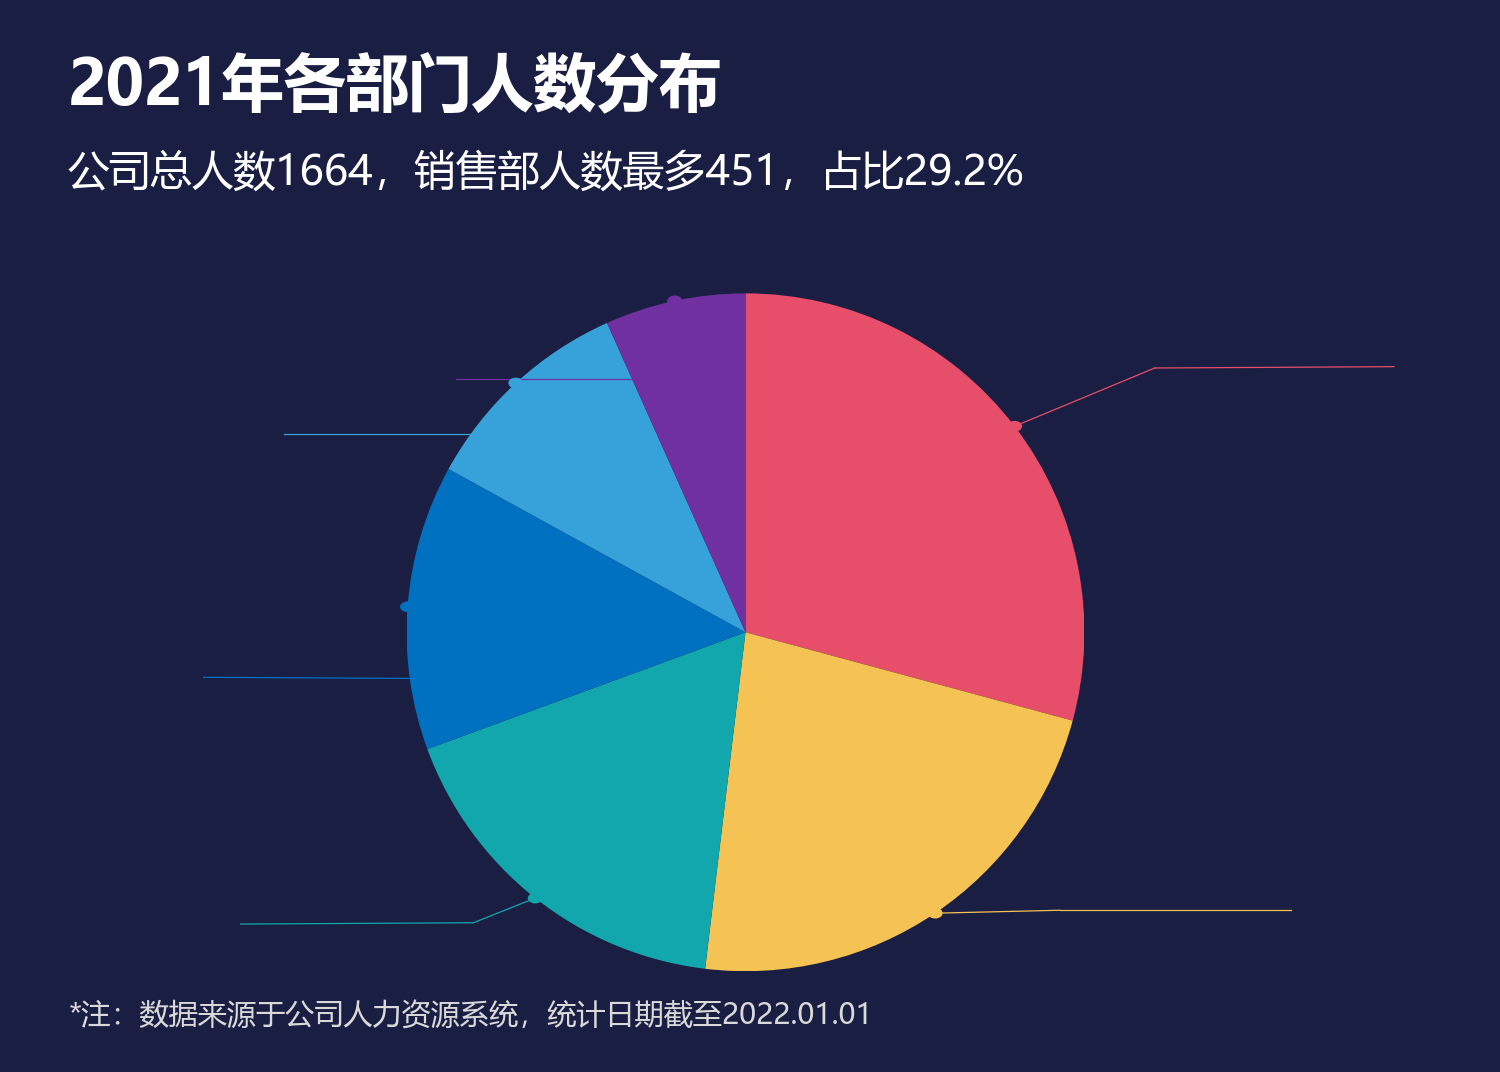

Write Python code to recreate this figure.
# -*- coding: utf-8 -*-
"""19 南丁格尔圆饼图 (依据 第二章 图表(后15).xlsx chart4.xml + drawing8.xml 精确复刻)

pieChart: 6 扇区普通饼图, 从12点顺时针. 正圆饼图(axes box英寸正方形).
有引出线(userShapes连接线) + 标题/副标题/注释文本框. 无数据标签文字.
"""
import matplotlib
matplotlib.use('Agg')
import matplotlib.pyplot as plt
import matplotlib.patches as mpatches
import matplotlib.lines as mlines
import numpy as np
import math

plt.rcParams['font.sans-serif'] = ['Microsoft YaHei', 'SimHei', 'Arial Unicode MS']
plt.rcParams['axes.unicode_minus'] = False

BG = '#1A1E43'
TXT = '#FFFFFF'
TXT_DIM = '#D9D9D9'

# 数据 (从12点顺时针)
data = [
    ('销售部', 0.292, '#E74E69'),
    ('采购部', 0.227, '#F5C353'),
    ('工程部', 0.175, '#11A7AD'),
    ('财务部', 0.136, '#0070C0'),
    ('行政部', 0.103, '#37A2DA'),
    ('人力部', 0.067, '#7030A0'),
]

# 引出线折点和标签端 (从 drawing8.xml 变换链精确计算)
# figure坐标, Excel y从上往下. 格式: (bend_pt, label_pt, color)
leader_pts = [
    ((0.78497, 0.34358), (0.92927, 0.34235), '#E74E69'),   # 销售部
    ((0.71717, 0.84919), (0.86055, 0.84919), '#FAB250'),    # 采购部
    ((0.30379, 0.86083), (0.16041, 0.86206), '#11A7AD'),    # 工程部
    ((0.27819, 0.63320), (0.13572, 0.63197), '#0070C0'),    # 财务部
    ((0.37982, 0.40488), (0.18956, 0.40488), '#37A2DA'),   # 行政部
    ((0.44757, 0.35416), (0.30418, 0.35416), '#7030A0'),   # 人力部
]

# 字号缩放: 原图168dpi/1024px, 生成图150dpi/1500px → ×1.641
FS_TITLE = 30       # 18pt
FS_SUBTITLE = 20    # 12pt
FS_NOTE = 14        # 8pt → 14 (匹配原图2.73%高度)

# 图框比例 1024:732 = 1.398
fig = plt.figure(figsize=(10, 7.15), facecolor=BG)

# 饼图区: 正圆 → axes box 在英寸上为正方形
# 原axes [0.252, 0.094, 0.490, 0.632] → 4.90in × 4.52in, 取较小尺寸做正方形
_pie_cx = 0.252 + 0.490 / 2   # 0.497 (figure x)
_pie_cy = 0.094 + 0.632 / 2   # 0.410 (figure y)
_pie_h_in = 0.632 * 7.15      # 4.52in
_pie_w_frac = _pie_h_in / 10  # 0.452 (figure x fraction)
ax = fig.add_axes([_pie_cx - _pie_w_frac / 2, 0.094, _pie_w_frac, 0.632], facecolor=BG)
ax.set_xlim(-1, 1)
ax.set_ylim(-1, 1)
ax.set_aspect('equal')
ax.axis('off')

# 画饼图: 从12点(90°)顺时针
cum = 0
for name, val, color in data:
    angle = val * 360.0
    a1 = 90.0 - cum * 360.0
    a2 = a1 - angle
    ax.add_patch(mpatches.Wedge((0, 0), 1.0, a2, a1, facecolor=color,
                                edgecolor='none', zorder=3))
    cum += val

# 画引出线(圆点→斜线→水平线)
# 圆点在正圆边缘, 按各扇区中点角度计算; 折点x随圆点x同步偏移(保持斜线角度), 标签端不变
_pie_rx = _pie_w_frac / 2   # figure x 半径(正圆)
_pie_ry = 0.632 / 2          # figure y 半径
_pie_rx_old = 0.490 / 2      # 原椭圆 x 半径
cum = 0
for (name, val, color), ((bx, by), (lx, ly), _) in zip(data, leader_pts):
    mid_deg = 90.0 - (cum + val / 2) * 360.0
    mid_rad = math.radians(mid_deg)
    dx = _pie_cx + math.cos(mid_rad) * _pie_rx
    dy = _pie_cy + math.sin(mid_rad) * _pie_ry  # matplotlib y (from bottom)
    # 折点x偏移: 圆点x从椭圆→正圆的位移, 同步应用到折点(保持斜线角度)
    bx_adj = bx + math.cos(mid_rad) * (_pie_rx - _pie_rx_old)
    # 斜线: 圆点 → 折点
    line1 = mlines.Line2D([dx, bx_adj], [dy, 1 - by], color=color,
                          linewidth=0.6, transform=fig.transFigure, zorder=5)
    fig.lines.append(line1)
    # 水平线: 折点 → 标签端
    line2 = mlines.Line2D([bx_adj, lx], [1 - by, 1 - ly], color=color,
                          linewidth=0.6, transform=fig.transFigure, zorder=5)
    fig.lines.append(line2)
    # 端点圆点
    dot = mpatches.Circle((dx, dy), 0.005, facecolor=color,
                          edgecolor='none', transform=fig.transFigure, zorder=6)
    fig.patches.append(dot)
    cum += val

# 标题 (原图y_frac=0.052, figure y=0.948)
fig.text(0.045, 0.948, '2021年各部门人数分布', fontsize=FS_TITLE,
         fontweight='bold', color=TXT, ha='left', va='top', family='Microsoft YaHei')
# 副标题 (原图y_frac=0.141, figure y=0.859)
fig.text(0.045, 0.859, '公司总人数1664，销售部人数最多451，占比29.2%',
         fontsize=FS_SUBTITLE, color=TXT, ha='left', va='top', family='Microsoft YaHei')

# 注释 (原图y_frac=0.934, figure y=0.066)
fig.text(0.046, 0.066, '*注：数据来源于公司人力资源系统，统计日期截至2022.01.01',
         fontsize=FS_NOTE, color=TXT_DIM, ha='left', va='top', family='Microsoft YaHei')

plt.savefig('19 南丁格尔圆饼图.png', dpi=150, facecolor=BG)
print("已生成 19 南丁格尔圆饼图.png")
